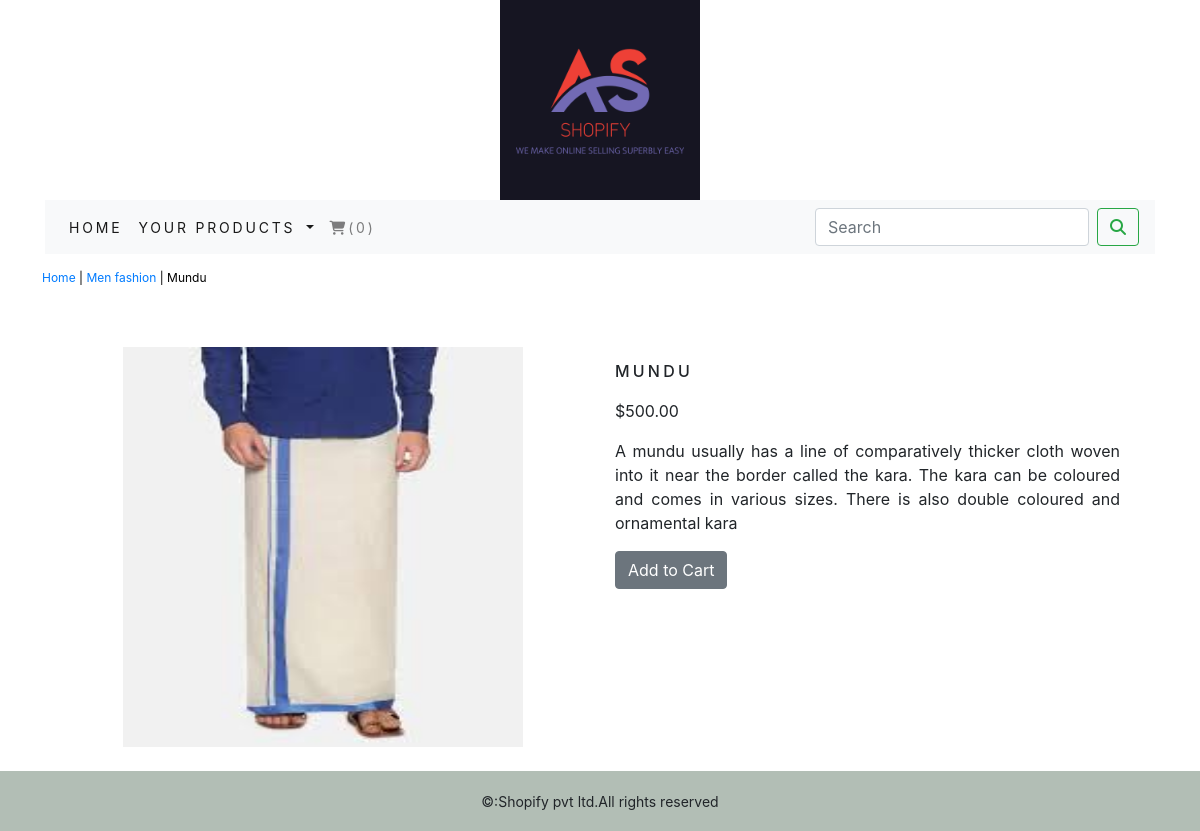
/ecomapp/men-fashion/mundu, run on the app's committed database.
### ecomapp/models.py (models this page shows, shortened)
class Product(models.Model):
    name = models.CharField(max_length=250, unique=True)
    slug = models.SlugField(max_length=250, unique=True)
    description = models.TextField(blank=True)
    price=models.DecimalField(max_digits=10,decimal_places=2)
    category=models.ForeignKey(Category,on_delete=models.CASCADE)
    img = models.ImageField(upload_to='product', blank=True)
    stock=models.IntegerField()
    available=models.BooleanField(default=True)
    created=models.DateField(auto_now_add=True)
    updated=models.DateField(auto_now=True)
    class Meta:
        ordering = ('name',)
        verbose_name = 'product'
        verbose_name_plural= 'products'

class Category(models.Model):
    name=models.CharField(max_length=250,unique=True)
    slug=models.SlugField(max_length=250,unique=True)
    description=models.TextField(blank=True)
    img=models.ImageField(upload_to='category',blank=True)
    class Meta:
        ordering=('name',)
        verbose_name='category'
        verbose_name_plural='categories'
    def get_url(self):
        return reverse('ecomapp:products_by_category',args=[self.slug])
    def __str__(self):
        return  '{}'.format(self.name)

### ecomapp/views.py (the view)
# urls.py: path('<slug:c_slug>/<slug:product_slug>', views.proDetail, name='procatdetail')
def proDetail(request,c_slug,product_slug):
    try:
        product=Product.objects.get(category__slug=c_slug,slug=product_slug)
    except Exception as e:
        raise e
    return render(request,'product.html',{'product':product})

### cart/context_processors.py (called while the page is built)
def counter(request):
    item_count=0
    if 'admin' in request.path:
        return {}
    else:
        try:
            cart=Cart.objects.filter(cart_id=_cart_id_(request))
            cart_items=Cart_item.objects.all().filter(cart=cart[:1])
            for cart_item in cart_items:
                item_count += cart_item.quantity
        except Cart.DoesNotExist:
            item_count=0
    return dict(item_count=item_count)

### cart/views.py (called while the page is built)
def _cart_id_(request):
    cart = request.session.session_key
    if not cart:
        cart = request.session.create()
    return cart

### ecomapp/context_processors.py (called while the page is built)
def menu_links(request):
    links=Category.objects.all()
    return dict(links=links)

### templates/product.html (shortened to what this page needs)
{% extends 'base.html' %}
{% load static %}
{% block content %}
<div class="row my_prod_row_class">
  <div class="mx_auto">
    <p><a href="{% url 'ecomapp:allProdCat' %}">Home</a> | <a href="{{product.category.get_url}}">{{product.category}}</a> | {{product.name}}</p>
  </div>
</div>
<div class="container">
<br>
<div class="row">
    <div class="col-12 col-sm12 col-md-12 col-lg-6 text-center">
        <div style="min-width:18rem">
            <img src="{{product.img.url}}" alt="{{product.name}}" height="400" width="400">
        </div>
    </div>
        <div class="col-12 col-sm12 col-md-12 col-lg-6">
            <div>
            <h1 class="my_prod_title">{{product.name}}</h1>
            <p>${{product.price}}</p>
            <p class="text-justify my_prod_text">{{product.description}}</p>
            {% if product.stock <= 0 %}
            <p class="my_prod_title"><b>Out Of Stock</b></p>
            {% else %}
            <a class="btn btn-secondary" href="{% url 'cart:AddCart' product.id %}">Add to Cart</a>
            {% endif %}
        </div>
    </div>
    </div>
    <br>
</div>
{% endblock %}

### static/css/context.css (style rules this page uses)
.my_prod_row_class { padding-top:15px; padding-bottom:20px; }
.my_prod_row_class .mx_auto { color:#000; font-size:12px; text-decoration:none; }
.my_prod_title { font-size:16px; text-transform:uppercase; letter-spacing:.2em; padding-top:15px; padding-bottom:10px; }
.my_prod_text { padding-right:20px; }

### data on the page
Product: category "Men fashion", name "Mundu", img (picture), name "MUNDU", price "500.00", description "A mundu usually has a line of comparatively thicker cloth woven into it near the border called the kara. The kara can be coloured and comes in various sizes. There is also double coloured and ornamental kara"

### other printed values
{{ item_count }} "0"
